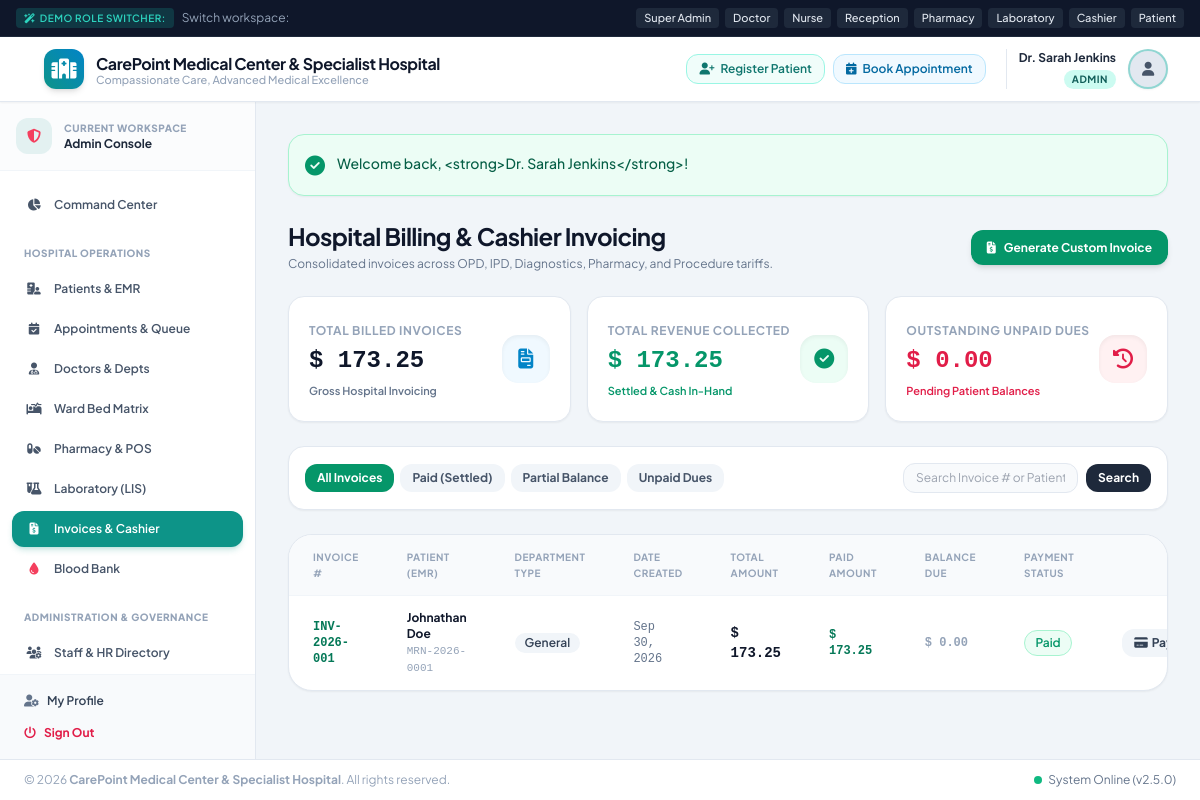
Screenshot of /modules/billing/index.php (signed in) with the database file from the repository.
### tables this page shows
CREATE TABLE IF NOT EXISTS `invoices` (
  `id` INT AUTO_INCREMENT PRIMARY KEY,
  `invoice_number` VARCHAR(50) NOT NULL UNIQUE,
  `patient_id` INT NOT NULL,
  `reference_type` ENUM('OPD', 'IPD', 'Laboratory', 'Pharmacy', 'General') DEFAULT 'General',
  `reference_id` INT NULL,
  `subtotal` DECIMAL(10,2) NOT NULL DEFAULT 0.00,
  `discount` DECIMAL(10,2) NOT NULL DEFAULT 0.00,
  `tax` DECIMAL(10,2) NOT NULL DEFAULT 0.00,
  `total_amount` DECIMAL(10,2) NOT NULL DEFAULT 0.00,
  `paid_amount` DECIMAL(10,2) NOT NULL DEFAULT 0.00,
  `due_amount` DECIMAL(10,2) NOT NULL DEFAULT 0.00,
  `payment_status` ENUM('Unpaid', 'Partial', 'Paid') DEFAULT 'Unpaid',
  `due_date` DATE NULL,
  `notes` TEXT NULL,
  `created_by` INT NULL,
  `created_at` TIMESTAMP DEFAULT CURRENT_TIMESTAMP,
  `updated_at` TIMESTAMP DEFAULT CURRENT_TIMESTAMP ON UPDATE CURRENT_TIMESTAMP,
  FOREIGN KEY (`patient_id`) REFERENCES `patients`(`id`) ON DELETE CASCADE,
  FOREIGN KEY (`created_by`) REFERENCES `users`(`id`) ON DELETE SET NULL
);

CREATE TABLE IF NOT EXISTS `patients` (
  `id` INT AUTO_INCREMENT PRIMARY KEY,
  `user_id` INT NULL UNIQUE,
  `mrn` VARCHAR(50) NOT NULL UNIQUE,
  `full_name` VARCHAR(150) NOT NULL,
  `email` VARCHAR(120) NULL,
  `phone` VARCHAR(30) NOT NULL,
  `gender` ENUM('Male', 'Female', 'Other') NOT NULL,
  `date_of_birth` DATE NOT NULL,
  `blood_group` ENUM('A+', 'A-', 'B+', 'B-', 'O+', 'O-', 'AB+', 'AB-', 'Unknown') DEFAULT 'Unknown',
  `address` TEXT NULL,
  `emergency_contact_name` VARCHAR(150) NULL,
  `emergency_contact_phone` VARCHAR(30) NULL,
  `emergency_contact_relation` VARCHAR(60) NULL,
  `allergies` TEXT NULL,
  `chronic_diseases` TEXT NULL,
  `created_at` TIMESTAMP DEFAULT CURRENT_TIMESTAMP,
  `updated_at` TIMESTAMP DEFAULT CURRENT_TIMESTAMP ON UPDATE CURRENT_TIMESTAMP,
  FOREIGN KEY (`user_id`) REFERENCES `users`(`id`) ON DELETE SET NULL
);

### config/helpers.php (called while the page is built, shortened)
<?php
function e(?string $string): string {
    return htmlspecialchars($string ?? '', ENT_QUOTES, 'UTF-8');
}
function getSetting(string $key, $default = null) {
    static $settingsCache = null;
    $pdo = Database::getConnection();
    if ($settingsCache === null) {
        $settingsCache = [];
        try {
            $stmt = $pdo->query("SELECT `key`, `value` FROM system_settings");
            while ($row = $stmt->fetch()) {
                $settingsCache[$row['key']] = $row['value'];
            }
        } catch (Exception $e) {
            return $default;
        }
    }
    return $settingsCache[$key] ?? $default;
}
function formatMoney($amount): string {
    $currency = getSetting('currency_symbol', DEFAULT_CURRENCY);
    $formatted = number_format((float)($amount ?? 0), 2);
    return $currency . ' ' . $formatted;
}
function formatDate(?string $dateString, string $format = 'M d, Y'): string {
    try {
        $dt = new DateTime($dateString);
        return $dt->format($format);
    } catch (Exception $e) {
        return $dateString;
    }
}

### modules/billing/index.php (the view, shortened to what this page needs)
<?php
require_once __DIR__ . '/../../includes/header.php';
$pdo = Database::getConnection();
$statusFilter = $_GET['status'] ?? '';
$search = trim($_GET['search'] ?? '');
$totalBilled = $pdo->query("SELECT SUM(total_amount) as total FROM invoices")->fetch()['total'] ?? 0.00;
$totalCollected = $pdo->query("SELECT SUM(paid_amount) as total FROM invoices")->fetch()['total'] ?? 0.00;
$totalOutstanding = $pdo->query("SELECT SUM(due_amount) as total FROM invoices WHERE payment_status != 'Paid'")->fetch()['total'] ?? 0.00;
$sql = "SELECT inv.*, p.full_name as patient_name, p.mrn, p.phone as patient_phone,
        u.full_name as created_by_name
        FROM invoices inv
        JOIN patients p ON inv.patient_id = p.id
        LEFT JOIN users u ON inv.created_by = u.id
        WHERE 1=1";
$params = [];
$sql .= " ORDER BY inv.created_at DESC";
$stmt = $pdo->prepare($sql);
$stmt->execute($params);
$invoices = $stmt->fetchAll();
?>
<div class="space-y-6">
    <div class="flex flex-col sm:flex-row sm:items-center sm:justify-between gap-4">
        <div>
            <h1 class="text-2xl font-bold text-slate-900 tracking-tight">Hospital Billing & Cashier Invoicing</h1>
            <p class="text-xs text-slate-500 mt-1">Consolidated invoices across OPD, IPD, Diagnostics, Pharmacy, and Procedure tariffs.</p>
        </div>
        <div>
            <a href="create.php" class="px-4 py-2.5 bg-emerald-600 hover:bg-emerald-700 text-white text-xs font-bold rounded-xl shadow-md transition">
                <i class="fa-solid fa-file-invoice-dollar mr-1.5"></i> Generate Custom Invoice
            </a>
        </div>
    </div>
    <div class="grid grid-cols-1 sm:grid-cols-3 gap-4">
        <div class="bg-white rounded-2xl p-5 border border-slate-200 shadow-sm flex items-center justify-between">
            <div>
                <span class="text-xs font-bold uppercase tracking-wider text-slate-400">Total Billed Invoices</span>
                <h3 class="text-2xl font-black text-slate-900 mt-1 font-mono"><?= formatMoney($totalBilled) ?></h3>
                <span class="text-[11px] font-semibold text-slate-500">Gross Hospital Invoicing</span>
            </div>
            <div class="w-12 h-12 rounded-2xl bg-sky-50 text-sky-600 flex items-center justify-center text-xl shadow-inner">
                <i class="fa-solid fa-file-invoice"></i>
            </div>
        </div>
        <div class="bg-white rounded-2xl p-5 border border-slate-200 shadow-sm flex items-center justify-between">
            <div>
                <span class="text-xs font-bold uppercase tracking-wider text-slate-400">Total Revenue Collected</span>
                <h3 class="text-2xl font-black text-emerald-600 mt-1 font-mono"><?= formatMoney($totalCollected) ?></h3>
                <span class="text-[11px] font-semibold text-emerald-600">Settled & Cash In-Hand</span>
            </div>
            <div class="w-12 h-12 rounded-2xl bg-emerald-50 text-emerald-600 flex items-center justify-center text-xl shadow-inner">
                <i class="fa-solid fa-circle-check"></i>
            </div>
        </div>
        <div class="bg-white rounded-2xl p-5 border border-slate-200 shadow-sm flex items-center justify-between">
            <div>
                <span class="text-xs font-bold uppercase tracking-wider text-slate-400">Outstanding Unpaid Dues</span>
                <h3 class="text-2xl font-black text-rose-600 mt-1 font-mono"><?= formatMoney($totalOutstanding) ?></h3>
                <span class="text-[11px] font-semibold text-rose-600">Pending Patient Balances</span>
            </div>
            <div class="w-12 h-12 rounded-2xl bg-rose-50 text-rose-600 flex items-center justify-center text-xl shadow-inner">
                <i class="fa-solid fa-clock-rotate-left"></i>
            </div>
        </div>
    </div>
    <div class="flex flex-col sm:flex-row sm:items-center sm:justify-between gap-3 bg-white rounded-2xl p-4 border border-slate-200 shadow-sm">
        <div class="flex flex-wrap gap-1.5">
            <a href="index.php" class="px-3 py-1.5 rounded-xl text-xs font-bold transition <?= empty($statusFilter) ? 'bg-emerald-600 text-white' : 'bg-slate-100 text-slate-600 hover:bg-slate-200' ?>">
                All Invoices
            </a>
            <a href="index.php?status=Paid" class="px-3 py-1.5 rounded-xl text-xs font-bold transition <?= $statusFilter === 'Paid' ? 'bg-emerald-600 text-white' : 'bg-slate-100 text-slate-600 hover:bg-slate-200' ?>">
                Paid (Settled)
            </a>
            <a href="index.php?status=Partial" class="px-3 py-1.5 rounded-xl text-xs font-bold transition <?= $statusFilter === 'Partial' ? 'bg-emerald-600 text-white' : 'bg-slate-100 text-slate-600 hover:bg-slate-200' ?>">
                Partial Balance
            </a>
            <a href="index.php?status=Unpaid" class="px-3 py-1.5 rounded-xl text-xs font-bold transition <?= $statusFilter === 'Unpaid' ? 'bg-emerald-600 text-white' : 'bg-slate-100 text-slate-600 hover:bg-slate-200' ?>">
                Unpaid Dues
            </a>
        </div>
        <form method="GET" action="" class="flex items-center space-x-2">
            <input type="text" name="search" value="<?= e($search) ?>" placeholder="Search Invoice # or Patient..." class="px-3 py-1.5 bg-slate-50 border border-slate-200 rounded-xl text-xs focus:ring-2 focus:ring-emerald-500 focus:bg-white focus:outline-none">
            <button type="submit" class="px-3 py-1.5 bg-slate-800 text-white rounded-xl text-xs font-bold">Search</button>
        </form>
    </div>
    <div class="bg-white rounded-3xl border border-slate-200 shadow-sm overflow-hidden">
        <div class="overflow-x-auto">
            <table class="w-full text-left text-xs text-slate-600">
                <thead class="bg-slate-50 text-slate-400 font-bold uppercase text-[10px] tracking-wider border-b border-slate-100">
                    <tr>
                        <th class="py-3.5 px-6">Invoice #</th>
                        <th class="py-3.5 px-6">Patient (EMR)</th>
                        <th class="py-3.5 px-6">Department Type</th>
                        <th class="py-3.5 px-6">Date Created</th>
                        <th class="py-3.5 px-6">Total Amount</th>
                        <th class="py-3.5 px-6">Paid Amount</th>
                        <th class="py-3.5 px-6">Balance Due</th>
                        <th class="py-3.5 px-6">Payment Status</th>
                        <th class="py-3.5 px-6 text-right">Actions</th>
                    </tr>
                </thead>
                <tbody class="divide-y divide-slate-100 font-medium">
                    <?php if (!empty($invoices)): ?>
                        <?php foreach ($invoices as $inv): ?>
                            <tr class="hover:bg-slate-50/80 transition">
                                <td class="py-3.5 px-6 font-mono font-bold text-emerald-700">
                                    <a href="view.php?id=<?= $inv['id'] ?>" class="hover:underline">
                                        <?= e($inv['invoice_number']) ?>
                                    </a>
                                </td>
                                <td class="py-3.5 px-6">
                                    <a href="<?= APP_URL ?>/modules/patients/view.php?id=<?= $inv['patient_id'] ?>" class="font-bold text-slate-900 hover:text-teal-600 block">
                                        <?= e($inv['patient_name']) ?>
                                    </a>
                                    <span class="text-[11px] text-slate-400 font-mono"><?= e($inv['mrn']) ?></span>
                                </td>
                                <td class="py-3.5 px-6">
                                    <span class="inline-flex items-center px-2.5 py-0.5 rounded-full text-xs font-semibold bg-slate-100 text-slate-700">
                                        <?= e($inv['reference_type']) ?>
                                    </span>
                                </td>
                                <td class="py-3.5 px-6 font-mono text-slate-500">
                                    <?= formatDate($inv['created_at']) ?>
                                </td>
                                <td class="py-3.5 px-6 font-mono font-bold text-slate-900 text-sm">
                                    <?= formatMoney($inv['total_amount']) ?>
                                </td>
                                <td class="py-3.5 px-6 font-mono text-emerald-700 font-bold">
                                    <?= formatMoney($inv['paid_amount']) ?>
                                </td>
                                <td class="py-3.5 px-6 font-mono font-bold <?= (float)$inv['due_amount'] > 0 ? 'text-rose-600' : 'text-slate-400' ?>">
                                    <?= formatMoney($inv['due_amount']) ?>
                                </td>
                                <td class="py-3.5 px-6">
                                    <span class="badge <?= $inv['payment_status'] === 'Paid' ? 'badge-success' : ($inv['payment_status'] === 'Partial' ? 'badge-warning' : 'badge-danger') ?>">
                                        <?= e($inv['payment_status']) ?>
                                    </span>
                                </td>
                                <td class="py-3.5 px-6 text-right space-x-1 whitespace-nowrap">
                                    <a href="view.php?id=<?= $inv['id'] ?>" class="inline-flex items-center px-3 py-1.5 rounded-xl bg-slate-100 hover:bg-slate-200 text-slate-700 font-bold text-xs transition">
                                        <i class="fa-solid fa-credit-card mr-1"></i> Pay / View
                                    </a>
                                </td>
                            </tr>
                        <?php endforeach; ?>
                    <?php endif; ?>
                </tbody>
            </table>
        </div>
    </div>
</div>
<?php require_once __DIR__ . '/../../includes/footer.php'; ?>

### assets/css/style.css (style rules this page uses)
body { font-family: 'Plus Jakarta Sans', -apple-system, BlinkMacSystemFont, "Segoe UI", Roboto, sans-serif; color: #1e293b; background-color: #f8fafc; }
.badge { display: inline-flex; align-items: center; padding: 0.25rem 0.65rem; font-size: 0.75rem; font-weight: 600; border-radius: 9999px; }
.badge-success { background-color: #ecfdf5; color: #059669; border: 1px solid #a7f3d0; }

### rows the page displays
invoices: invoice_number "INV-2026-001", patient.full_name "Johnathan Doe", patient.mrn "MRN-2026-0001", reference_type "General", created_at "Sep 30, 2026", total_amount "$ 173.25", paid_amount "$ 173.25", due_amount "$ 0.00", payment_status "Paid"

### other values shown
$hospitalName "CarePoint Medical Center & Specialist Hospital"
$hospitalTagline "Compassionate Care, Advanced Medical Excellence"
$user['name'] "Dr. Sarah Jenkins"
$user['role'] "ADMIN"
$userRole "Admin"
$flash['message'] "Welcome back, <strong>Dr. Sarah Jenkins</strong>!"
formatMoney($totalBilled) "$ 173.25"
formatMoney($totalCollected) "$ 173.25"
formatMoney($totalOutstanding) "$ 0.00"
getSetting('hospital_name', DEFAULT_HOSPITAL_NAME) "CarePoint Medical Center & Specialist Hospital"
APP_VERSION "2.5.0"
